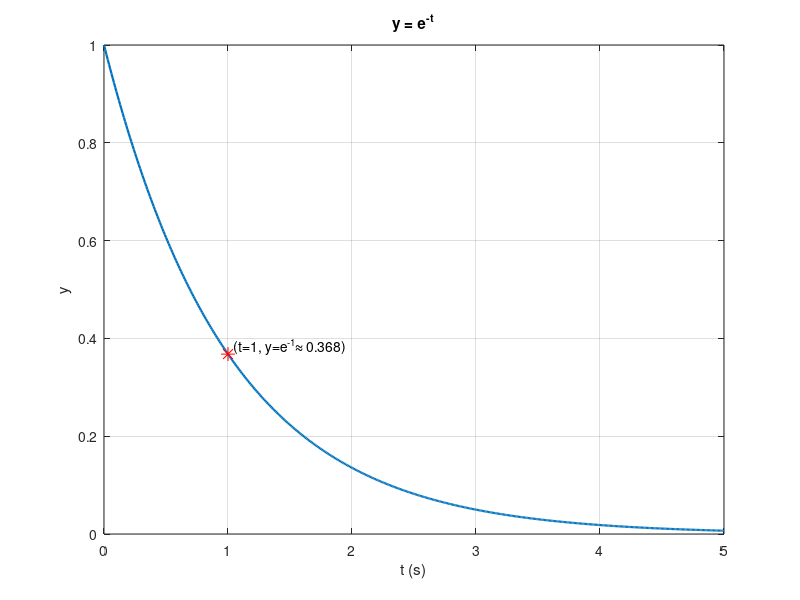
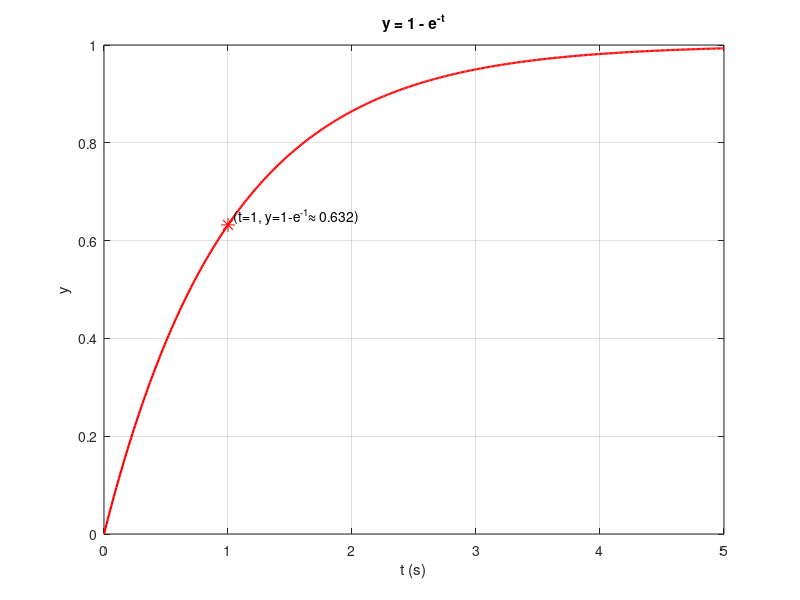
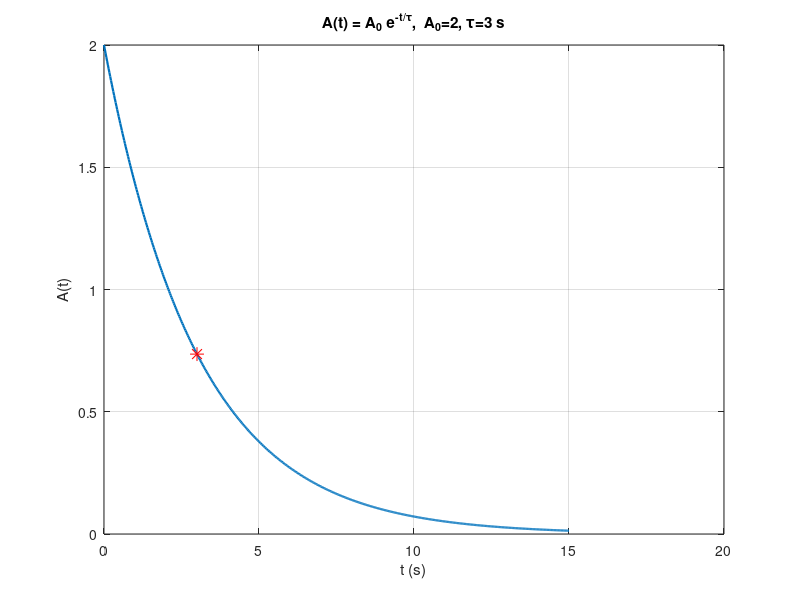

The MATLAB source for these figures, in order:
%$ q4a
t = linspace(0,5,500); % over 5 seconds, 500 data points
y = exp(-t); 

figure('Color','w');
plot(t, y, 'LineWidth', 1.6); grid on; box on;
hold on;
plot(1, exp(-1), 'r*', 'MarkerSize', 10);                 % red asterisk
text(1, exp(-1), sprintf('  (t=1, y=e^{-1}\\approx %.3f)', exp(-1)), ...
     'VerticalAlignment','bottom');

xlabel('t (s)'); ylabel('y'); title('y = e^{-t}');
exportgraphics(gcf, 'q4a.png', 'Resolution', 300);

%% q4b
y2 = 1-y;
figure('Color','w');
plot(t, y2, 'LineWidth', 1.6, 'Color', 'red'); grid on; box on;
hold on;
plot(1, 1-exp(-1), 'r*', 'MarkerSize', 10);                 % red asterisk
text(1, 1-exp(-1), sprintf('  (t=1, y=1-e^{-1}\\approx %.3f)', 1-exp(-1)), ...
     'VerticalAlignment','bottom');

xlabel('t (s)'); ylabel('y'); title('y = 1 - e^{-t}');
exportgraphics(gcf, 'q4b.png', 'Resolution', 300);

%% q4c

A0  = 2;
tau = 3;   
t = linspace(0, 15, 600);
A = A0 * exp(-t/tau);

figure('Color','w');
plot(t, A, 'LineWidth', 1.6); grid on; box on; hold on;
plot(tau, A0*exp(-1), 'r*', 'MarkerSize', 10);      % marker at t = tau
xlabel('t (s)'); ylabel('A(t)'); title('A(t) = A_0 e^{-t/\tau},  A_0=2, \tau=3 s');
exportgraphics(gcf, 'q4c.png', 'Resolution', 300);

%% q4d
A0  = 2;            % from part (c)
tau = 3;            % seconds

t_half = tau*log(2);     % when A = A0/2
t_37   = tau;            % when A = A0/e ≈ 0.37*A0

fprintf('(d) t_half = tau*ln(2) = %.3f s\n', t_half);
fprintf('(d) t_(37%% of A0) = tau = %.3f s\n', t_37);
